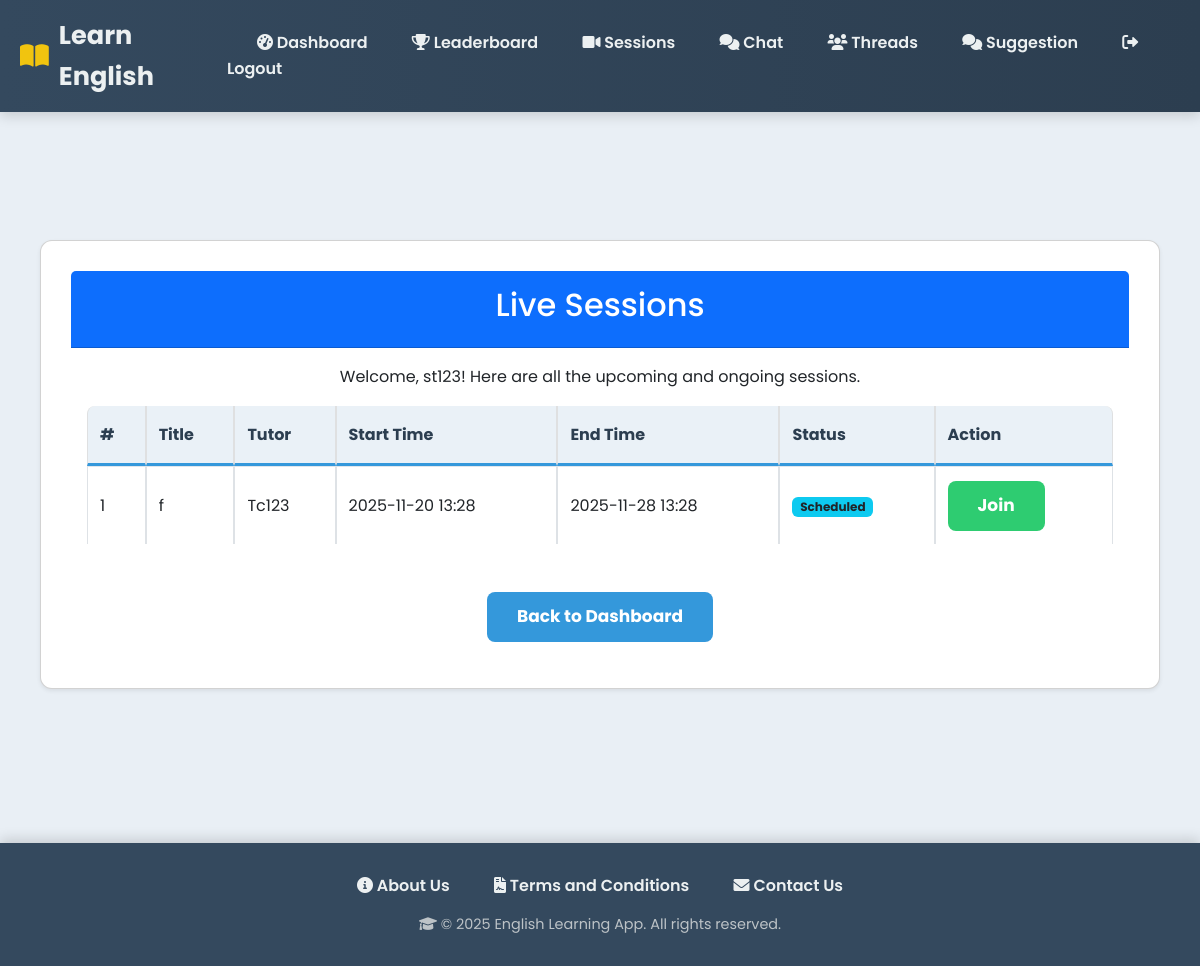
/student/live-sessions/ (signed in), run on an earlier commit of the app's database.
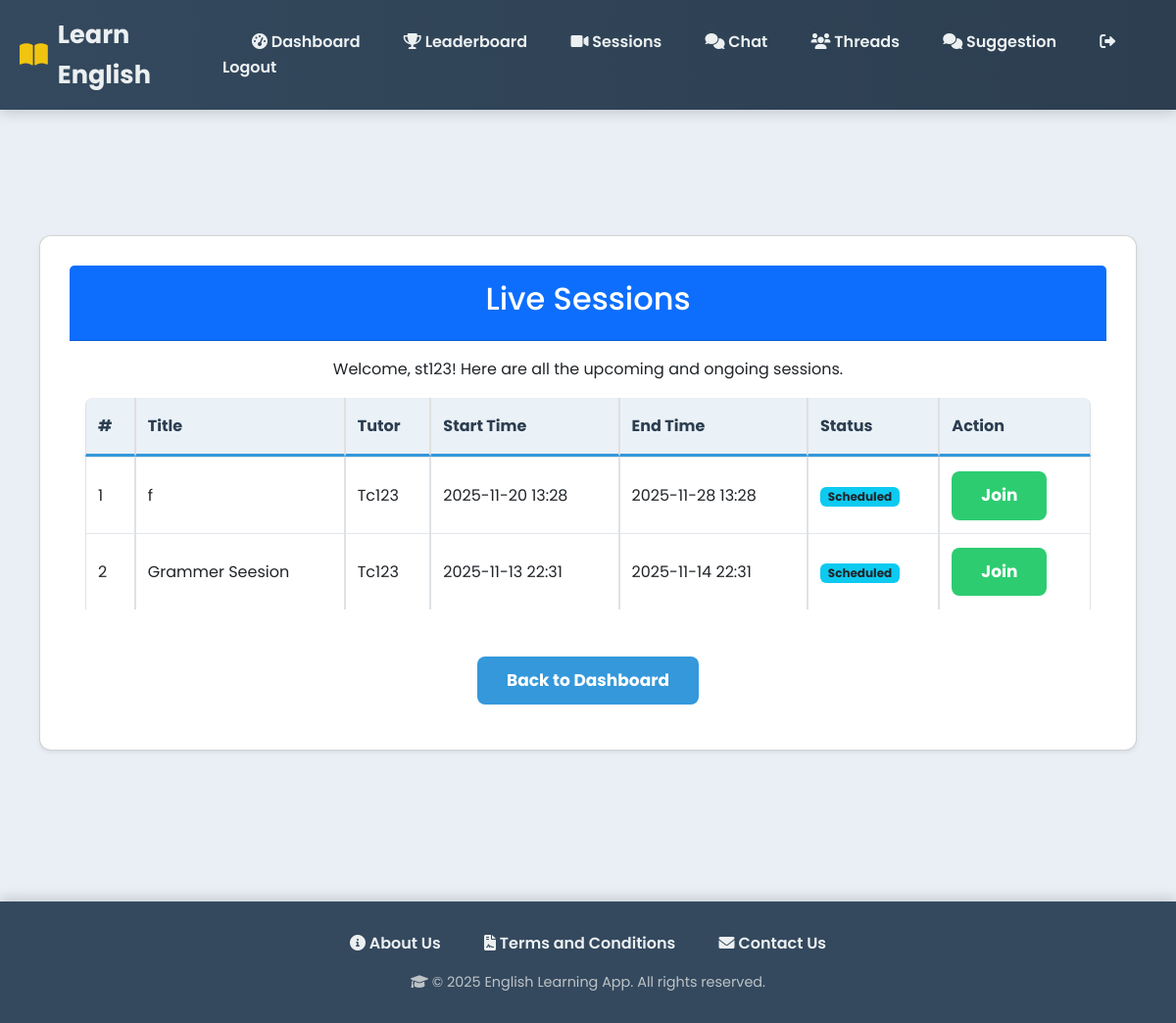
And on a later commit of the database.
### myapp/models.py (models this page shows, shortened)
class LiveSession(models.Model):
    STATUS_CHOICES = [
        ('scheduled', 'Scheduled'),
        ('ongoing', 'Ongoing'),
        ('completed', 'Completed'),
    ]
    title = models.CharField(max_length=150)
    tutor = models.ForeignKey(
        UserRegister,
        on_delete=models.CASCADE,
        limit_choices_to={'usertype': 'teacher'},
        related_name='tutor_sessions'
    )
    start_time = models.DateTimeField()
    end_time = models.DateTimeField()
    session_url = models.URLField()
    status = models.CharField(max_length=20, choices=STATUS_CHOICES, default='scheduled')

class UserRegister(models.Model):
    USER_TYPE_CHOICES = [
        ('student', 'Student'),
        ('teacher', 'Teacher/Tutor'),
    ]
    user_id = models.AutoField(primary_key=True)
    full_name = models.CharField(max_length=100)
    username = models.CharField(max_length=50, unique=True)
    email = models.EmailField(unique=True)
    phone = models.CharField(max_length=15, unique=True)
    password_hash = models.CharField(max_length=255)
    usertype = models.CharField(max_length=20, choices=USER_TYPE_CHOICES, default='student')
    created_at = models.DateTimeField(default=timezone.now)

### myapp/views.py (the view)
# urls.py: path("student/live-sessions/", views.student_live_sessions, name="student_live_sessions"),
def student_live_sessions(request):
    if request.session.get("usertype") != "student":
        return redirect("login")
    sessions = LiveSession.objects.all().order_by('-start_time')
    return render(request, "live_session_list.html", {"sessions": sessions, "title": "Live Sessions"})

### templates/live_session_list.html (shortened to what this page needs)
{% extends "base.html" %}
{% block content %}
{% load static %}
<div class="container mt-5">
    <div class="card shadow-sm mb-4">
        <div class="card-header bg-primary text-white text-center">
            <h2>Live Sessions</h2>
        </div>
        <div class="card-body">
            <p class="text-center">Welcome, {{ request.session.username }}! Here are all the upcoming and ongoing sessions.</p>
            <div class="table-responsive">
                <table class="table table-bordered table-hover align-middle">
                    <thead class="table-light">
                        <tr>
                            <th>#</th>
                            <th>Title</th>
                            <th>Tutor</th>
                            <th>Start Time</th>
                            <th>End Time</th>
                            <th>Status</th>
                            <th>Action</th>
                        </tr>
                    </thead>
                    <tbody>
                        {% for session in sessions %}
                            <tr>
                                <td>{{ forloop.counter }}</td>
                                <td>{{ session.title }}</td>
                                <td>{{ session.tutor.username }}</td>
                                <td>{{ session.start_time|date:"Y-m-d H:i" }}</td>
                                <td>{{ session.end_time|date:"Y-m-d H:i" }}</td>
                                <td>
                                    {% if session.status == "scheduled" %}
                                        <span class="badge bg-info text-dark">Scheduled</span>
                                    {% elif session.status == "ongoing" %}
                                        <span class="badge bg-success">Ongoing</span>
                                    {% elif session.status == "completed" %}
                                        <span class="badge bg-secondary">Completed</span>
                                    {% endif %}
                                </td>
                                <td>
                                    {% if session.status != "completed" %}
                                        <a href="{{ session.session_url }}" target="_blank" class="btn btn-sm btn-success">Join</a>
                                    {% else %}
                                        <span class="text-muted">Ended</span>
                                    {% endif %}
                                </td>
                            </tr>
                        {% empty %}
                            <tr>
                                <td colspan="7" class="text-center text-muted">No live sessions available yet.</td>
                            </tr>
                        {% endfor %}
                    </tbody>
                </table>
            </div>
            <div class="text-center mt-4">
                <a href="{% url 'student_dashboard' %}" class="btn btn-secondary">Back to Dashboard</a>
            </div>
        </div>
    </div>
</div>
{% endblock %}

What changed in the data, as far as the page shows it:
added LiveSession: title "Grammer Seesion", tutor.username "Tc123", start_time "2025-11-13 22:31", end_time "2025-11-14 22:31", status "Scheduled"
